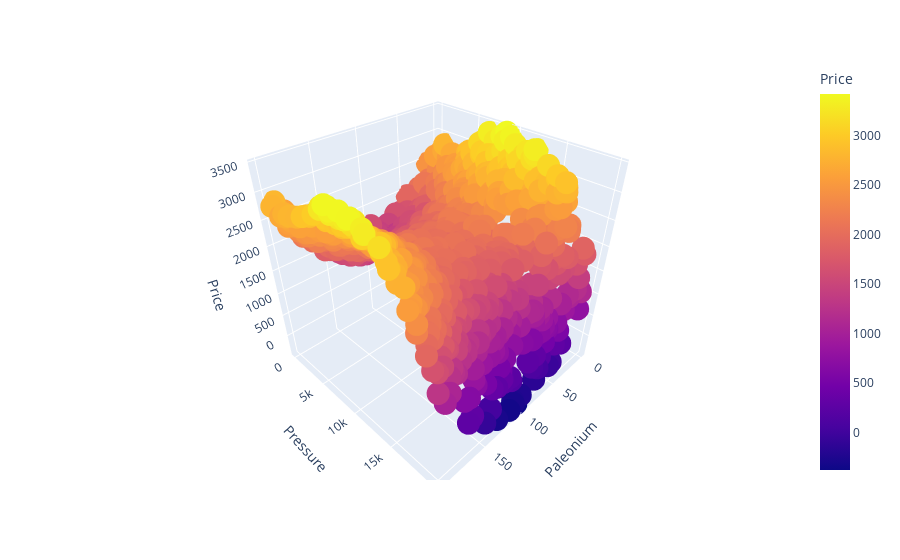

Notebook code cell kept with this figure:
### Code cell
px.scatter_3d(df,x = "Paleonium",y ="Pressure",z="Price",color="Price")

### Figure 1 — Plotly figure (JSON) as saved in the notebook; plotly's stock layout.template omitted (floating-point values rounded to 4 significant figures; data arrays with more than 128 entries replaced by an {"elided": "..."} marker saying what was removed)
{"data": [{"hovertemplate": "Paleonium=%{x}<br>Pressure=%{y}<br>Price=%{marker.color}<extra></extra>", "legendgroup": "", "marker": {"color": {"elided": "1000 float values"}, "coloraxis": "coloraxis", "symbol": "circle"}, "mode": "markers", "name": "", "scene": "scene", "showlegend": false, "type": "scatter3d", "x": {"elided": "1000 int values"}, "y": {"elided": "1000 int values"}, "z": {"elided": "1000 float values"}}], "layout": {"coloraxis": {"colorbar": {"title": {"text": "Price"}}, "colorscale": [[0, "#0d0887"], [0.1111, "#46039f"], [0.2222, "#7201a8"], [0.3333, "#9c179e"], [0.4444, "#bd3786"], [0.5556, "#d8576b"], [0.6667, "#ed7953"], [0.7778, "#fb9f3a"], [0.8889, "#fdca26"], [1, "#f0f921"]]}, "legend": {"tracegroupgap": 0}, "margin": {"t": 60}, "scene": {"domain": {"x": [0, 1], "y": [0, 1]}, "xaxis": {"title": {"text": "Paleonium"}}, "yaxis": {"title": {"text": "Pressure"}}, "zaxis": {"title": {"text": "Price"}}}}}
